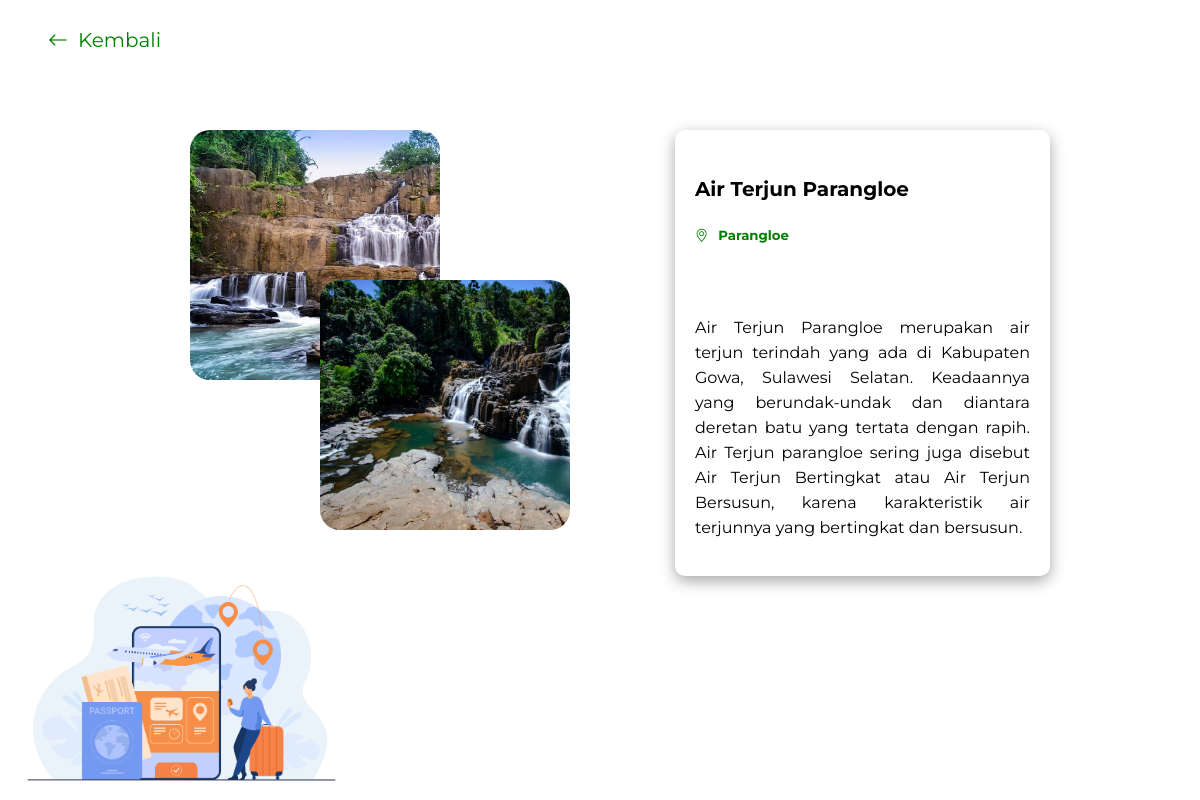
Page /card-1.php?id=4 on the committed database.
### tables this page shows
CREATE TABLE `wisata` (
  `id` int(11) NOT NULL,
  `foto_wisata` varchar(100) NOT NULL,
  `foto2_wisata` varchar(100) NOT NULL,
  `nama_wisata` varchar(100) NOT NULL,
  `lokasi_wisata` varchar(100) NOT NULL,
  `deskripsi_wisata` text NOT NULL
);

### fungsi.php (called while the page is built, shortened)
<?php
    $koneksi = mysqli_connect("localhost", "root", "", "tubes") or die();
    function tampil($query){
        global $koneksi;
        $result = mysqli_query($koneksi, $query);
        while($data = mysqli_fetch_assoc($result)){
            $rows[] = $data;
        }
        return $rows;
    }
?>

### card-1.php (the view, shortened to what this page needs)
<?php
    require "fungsi.php";
    $id=$_GET['id'];
    $wisata = tampil("SELECT * FROM wisata WHERE id=$id")[0];
?>
<!DOCTYPE html>
<html lang="en">
<head>
    <link rel="stylesheet" href="style/stylecard-1.css">
    <link rel="stylesheet" href="https://cdn.jsdelivr.net/npm/bootstrap-icons@1.7.2/font/bootstrap-icons.css">
</head>
<body>
    <a href="index.php"><i class="bi bi-arrow-left" style="margin-right: 10px;"></i>Kembali</a>
    <div class="container">
        <div class="dalam-1">
            <div class="dalam-2"></div>
        </div>
        <div class="dalam">
            <div class="desc">
                <h4><?= $wisata['nama_wisata']?></h3>
                <h5><i class="bi bi-geo-alt" style="margin-right: 10px;"></i><?= $wisata['lokasi_wisata']?></h5>
                <p><?=$wisata['deskripsi_wisata']?></p>
            </div>
        </div>
    </div>
    <img src="./image/trip.jpg" width="30%" />
</body>
</html>

### style/stylecard-1.css (style rules this page uses)
* { font-family: 'Montserrat', sans-serif; }
body { padding: 20px; }
a { color: green; text-decoration: none; font-size: 20px; padding: 20px; }
.container { position: absolute; top: 30px; bottom: 50px; left: 100px; right: 50px; display: grid; grid-template-columns: repeat(2, 1fr); z-index: 1; }
.dalam-1 { width: 250px; height: 250px; background-image: url(../image/mangrove.jfif); background-size: cover; position: relative; top: 100px; left: 90px; border-radius: 20px; }
.dalam-2 { width: 250px; height: 250px; background-image: url(../image/mangrove-2.jpeg); background-size: cover; position: absolute; left: 130px; top: 150px; border-radius: 20px; }
.dalam { border-radius: 20px; text-align: justify; position: relative; }
.dalam h4 { font-size: 20px; }
.dalam h5 { color: green; padding-bottom: 50px; }
.dalam p { line-height: 25px; font-size: 16px; }
.desc { position: absolute; top: 100px; right: 100px; left: 50px; padding: 20px; box-shadow: rgba(0, 0, 0, 0.35) 0px 5px 15px; border-radius: 10px; }
img { z-index: 0; position: absolute; bottom: 0; left: 0; }

### rows in the picture
wisata: nama_wisata "Air Terjun Parangloe", lokasi_wisata "Parangloe", deskripsi_wisata "Air Terjun Parangloe merupakan air terjun terindah yang ada di Kabupaten Gowa, Sulawesi Selatan. Keadaannya yang berundak-undak dan diantara deretan batu yang tertata dengan rapih. Air Terjun parangloe sering juga disebut Air Terjun Bertingkat atau Air Terjun Bersusun, karena karakteristik air terjunnya yang bertingkat dan bersusun."
